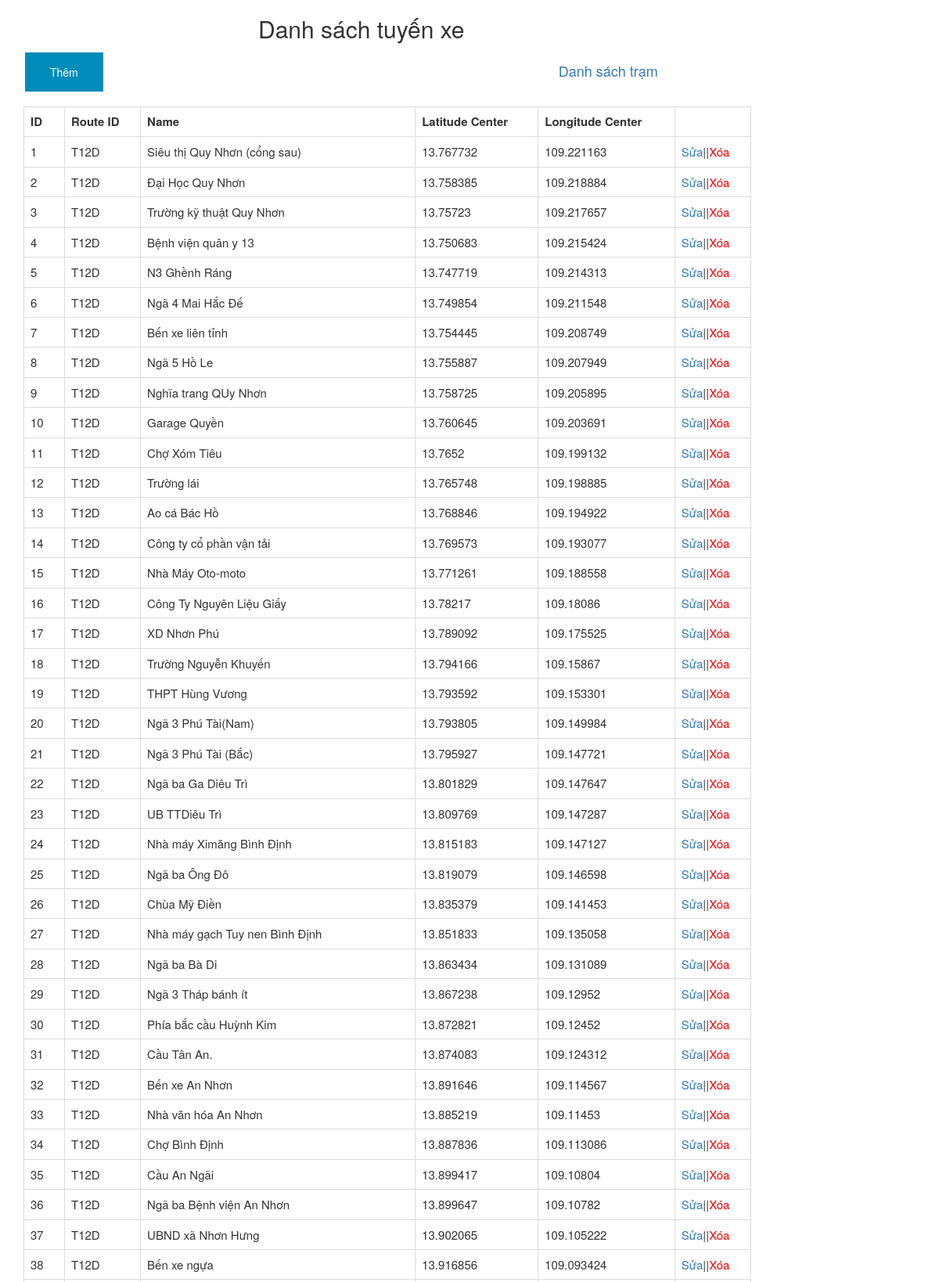
/listmarker.php?id=T12D (upper part), run on the app's committed database.
### tables this page shows
CREATE TABLE IF NOT EXISTS `route_setting` (
  `id` bigint(20) NOT NULL AUTO_INCREMENT,
  `routeId` varchar(20) NOT NULL,
  `name` varchar(255) NOT NULL,
  `latitudeCenter` double DEFAULT NULL,
  `longitudeCenter` double DEFAULT NULL,
  PRIMARY KEY (`id`),
  KEY `fk_route_setting` (`routeId`)
);

### listmarker.php (the view, shortened to what this page needs)
<!DOCTYPE html>
<html lang="en">
<head>
  <link rel="stylesheet" href="https://maxcdn.bootstrapcdn.com/bootstrap/3.4.1/css/bootstrap.min.css">
</head>
<body>
<div class="container" align="left" >
<h2 style="margin-left:300px;">Danh sách tuyến xe</h2>
<?php
	$url="addmarker.php?id=".$GLOBALS['idtuyen'];
	echo "<form action='$url' method='post'>
<input type='submit' class='button' name='insert' value='Thêm'  />";
echo "<a href='admin?options=listcontact' style='margin-left:580px;font-size:18px'>Danh sách trạm</a>";
	?>
</form>
  <table class="table table-bordered" style="width:930px;font-size: 15px; margin-top: 15px;">
      <tr style="text-align:center;">
		<th>ID</th>
        <th>Route ID</th>
        <th>Name</th>
        <th>Latitude Center</th>
		<th>Longitude Center</th>
		<th></th>
      </tr>
      <?php
		include 'config.php';
		$id = isset($_GET['id']) ? $_GET['id'] : '';
		$query = "select * from route_setting where routeId = '$id' ";
		$result = mysqli_query($conn, $query);
		$i=1;
		while ($row = mysqli_fetch_array($result))
		{
			echo "<tr>
			<td>$i</td>
			<td>$row[routeId]</td>
			<td>$row[name]</td>
			<td>$row[latitudeCenter]</td>
			<td>$row[longitudeCenter]</td>
			<td><a href='updatemarker.php?id=$row[routeId]'>Sửa</a>||<a href='deletemarker.php?id=$row[id]' style='color: red'>Xóa</a></td>
			</tr>";
			$i++;
		}
	  ?>
  </table>
</div>
</body>
</html>

### listmarker.php (style rules this page uses)
.button { border: none; color: white; padding: 15px 32px; text-align: center; text-decoration: none; display: inline-block; font-size: 14px; margin: 4px 2px; cursor: pointer; background-color: #008CBA; }

### data on the page
route_setting: routeId "T12D", name "Siêu thị Quy Nhơn (cổng sau)", latitudeCenter "13.767732", longitudeCenter "109.221163"
route_setting: routeId "T12D", name "Đại Học Quy Nhơn", latitudeCenter "13.758385", longitudeCenter "109.218884"
route_setting: routeId "T12D", name "Trường kỹ thuật Quy Nhơn", latitudeCenter "13.75723", longitudeCenter "109.217657"
route_setting: routeId "T12D", name "Bệnh viện quân y 13", latitudeCenter "13.750683", longitudeCenter "109.215424"
route_setting: routeId "T12D", name "N3 Ghềnh Ráng", latitudeCenter "13.747719", longitudeCenter "109.214313"
route_setting: routeId "T12D", name "Ngã 4 Mai Hắc Đế", latitudeCenter "13.749854", longitudeCenter "109.211548"
route_setting: routeId "T12D", name "Bến xe liên tỉnh", latitudeCenter "13.754445", longitudeCenter "109.208749"
route_setting: routeId "T12D", name "Ngã 5 Hồ Le", latitudeCenter "13.755887", longitudeCenter "109.207949"
route_setting: routeId "T12D", name "Nghĩa trang QUy Nhơn", latitudeCenter "13.758725", longitudeCenter "109.205895"
route_setting: routeId "T12D", name "Garage Quyền", latitudeCenter "13.760645", longitudeCenter "109.203691"
route_setting: routeId "T12D", name "Chợ Xóm Tiêu", latitudeCenter "13.7652", longitudeCenter "109.199132"
route_setting: routeId "T12D", name "Trường lái", latitudeCenter "13.765748", longitudeCenter "109.198885"
route_setting: routeId "T12D", name "Ao cá Bác Hồ", latitudeCenter "13.768846", longitudeCenter "109.194922"
route_setting: routeId "T12D", name "Công ty cổ phần vận tải", latitudeCenter "13.769573", longitudeCenter "109.193077"
route_setting: routeId "T12D", name "Nhà Máy Oto-moto", latitudeCenter "13.771261", longitudeCenter "109.188558"
route_setting: routeId "T12D", name "Công Ty Nguyên Liệu Giấy", latitudeCenter "13.78217", longitudeCenter "109.18086"
route_setting: routeId "T12D", name "XD Nhơn Phú", latitudeCenter "13.789092", longitudeCenter "109.175525"
route_setting: routeId "T12D", name "Trường Nguyễn Khuyến", latitudeCenter "13.794166", longitudeCenter "109.15867"
route_setting: routeId "T12D", name "THPT Hùng Vương", latitudeCenter "13.793592", longitudeCenter "109.153301"
route_setting: routeId "T12D", name "Ngã 3 Phú Tài(Nam)", latitudeCenter "13.793805", longitudeCenter "109.149984"
route_setting: routeId "T12D", name "Ngã 3 Phú Tài (Bắc)", latitudeCenter "13.795927", longitudeCenter "109.147721"
route_setting: routeId "T12D", name "Ngã ba Ga Diêu Trì", latitudeCenter "13.801829", longitudeCenter "109.147647"
route_setting: routeId "T12D", name "UB TTDiêu Trì", latitudeCenter "13.809769", longitudeCenter "109.147287"
route_setting: routeId "T12D", name "Nhà máy Ximăng Bình Định", latitudeCenter "13.815183", longitudeCenter "109.147127"
route_setting: routeId "T12D", name "Ngã ba Ông Đô", latitudeCenter "13.819079", longitudeCenter "109.146598"
route_setting: routeId "T12D", name "Chùa Mỹ Điền", latitudeCenter "13.835379", longitudeCenter "109.141453"
route_setting: routeId "T12D", name "Nhà máy gạch Tuy nen Bình Định", latitudeCenter "13.851833", longitudeCenter "109.135058"
route_setting: routeId "T12D", name "Ngã ba Bà Di", latitudeCenter "13.863434", longitudeCenter "109.131089"
route_setting: routeId "T12D", name "Ngã 3 Tháp bánh ít", latitudeCenter "13.867238", longitudeCenter "109.12952"
route_setting: routeId "T12D", name "Phía bắc cầu Huỳnh Kim", latitudeCenter "13.872821", longitudeCenter "109.12452"
route_setting: routeId "T12D", name "Cầu Tân An.", latitudeCenter "13.874083", longitudeCenter "109.124312"
route_setting: routeId "T12D", name "Bến xe An Nhơn", latitudeCenter "13.891646", longitudeCenter "109.114567"
route_setting: routeId "T12D", name "Nhà văn hóa An Nhơn", latitudeCenter "13.885219", longitudeCenter "109.11453"
route_setting: routeId "T12D", name "Chợ Bình Định", latitudeCenter "13.887836", longitudeCenter "109.113086"
route_setting: routeId "T12D", name "Cầu An Ngãi", latitudeCenter "13.899417", longitudeCenter "109.10804"
route_setting: routeId "T12D", name "Ngã ba Bệnh viện An Nhơn", latitudeCenter "13.899647", longitudeCenter "109.10782"
route_setting: routeId "T12D", name "UBND xã Nhơn Hưng", latitudeCenter "13.902065", longitudeCenter "109.105222"
route_setting: routeId "T12D", name "Bến xe ngựa", latitudeCenter "13.916856", longitudeCenter "109.093424"
